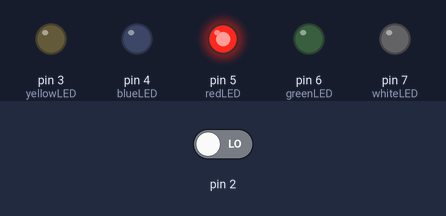
The sketch below on a simulated Arduino Uno, built with avr-gcc and run on an emulated ATmega328P. Parts: output pins drawn as LEDs (lit = HIGH). The test bench sets the inputs (shaded band); at power-on: pin 2 LOW. Random numbers use the default seed unless the sketch sets one.

Above: at 0.1 s.
At 4.7 s:
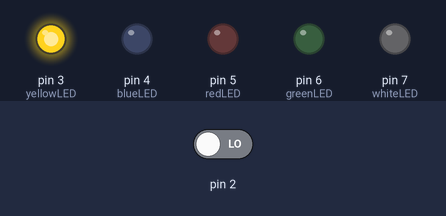
4.8 s: pin 2 driven HIGH
At 7.3 s:
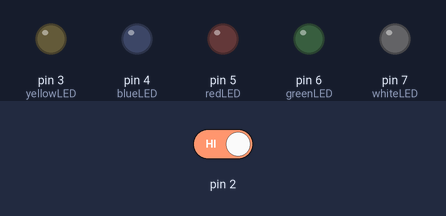
Timing chart, 0 to 21.4 s (numbered marks = the images above; inputs shaded):
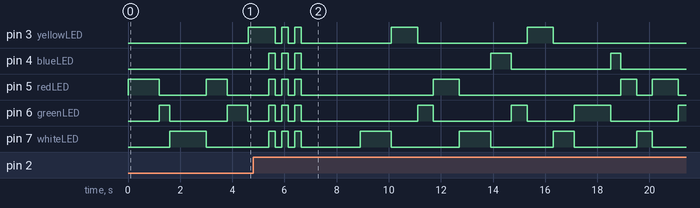

The sketch:

reactGame_Prototype.ino
```cpp
//Definerer alle lampene til pin og setter som variabler for senere bruk
#define yellowLED 3
#define blueLED 4
#define redLED 5
#define greenLED 6
#define whiteLED 7

// Tilfeldig tider lysene kan lyse i
int timesOn[] = {400, 600, 800, 1000, 1200};

// Tilfeldig forsinkelse mellom lysene
int delayTimes[] = {500, 700, 900, 1100, 1300};

//Variabler for å sjekke om lysene er på eller ikke
volatile boolean yellowLight = false;
volatile boolean blueLight = false;
volatile boolean redLight = false;
volatile boolean greenLight = false;
volatile boolean whiteLight = false;

// For å sjekke om man har vunnet.
volatile boolean isWinner = false;


void setup() {
  pinMode(yellowLED, OUTPUT); //Gult lys
  pinMode(blueLED, OUTPUT); // Blått lys
  pinMode(redLED, OUTPUT); // Rødt lys
  pinMode(greenLED, OUTPUT); // Grønt lys
  pinMode(whiteLED, OUTPUT); // Hvitt lys

  attachInterrupt(digitalPinToInterrupt(2), checkWinnerYellow, CHANGE); // Gul knapp
  attachInterrupt(digitalPinToInterrupt(18), checkWinnerBlue, CHANGE); // Blå knapp
  attachInterrupt(digitalPinToInterrupt(19), checkWinnerRed, CHANGE); // Rød knapp
  attachInterrupt(digitalPinToInterrupt(20), checkWinnerGreen, CHANGE); // Grønn knapp
  attachInterrupt(digitalPinToInterrupt(21), checkWinnerWhite, CHANGE); // Hvit knapp
  turnOffLEDs();

}

void loop() {
  //Velger et tilfeldig lys
  int randomLED = random(1,6);
  //Velger en tilfeldig tid lyset skal være tent fra listen(array) definert over
  int timeLEDIsLit = timesOn[random(5)];
  //Skrur på det valgte lyset
  lightLED(randomLED, timeLEDIsLit);
  //Skrur av alle lys
  turnOffLEDs();
  //pauser i tilfeldig valgt tid fra listen definert over
  int delayTime = delayTimes[random(5)];
  //Sjekker om vinner variabelen er sann
  if (isWinner) {
    //Hvis det er en vinner, setter vinner variabelen tilbake til falsk
    //og deretter utfører vinner sekvensen
    isWinner = false;
    winner();
  }
}

//Metode for å skru på tilfeldig lys
//Bruker switch-case for å skille de forskjellige mulighetene
//Hvert tilfelle skrur på hvert sitt lys og setter tilhørende variabel til sann
void lightLED(int led, int duration) {
  switch (led) {
    case 1: // Gul
      digitalWrite(yellowLED, HIGH);
      yellowLight = true;
      break;
     case 2: //Blå
      digitalWrite(blueLED, HIGH);
      blueLight = true;
      break;
     case 3: // Rød
      digitalWrite(redLED, HIGH);
      redLight = true;
      break;
     case 4: // Grønn
      digitalWrite(greenLED, HIGH);
      greenLight = true;
      break;
     case 5: // Hvit
      digitalWrite(whiteLED, HIGH);
      whiteLight = true;
      break;
     default:
      break;
     }
     //vent forsinkelses tiden
     delay(duration);
     // Nullstiller alle variabler for påskrudd lys
     yellowLight = false;
     blueLight = false;
     redLight = false;
     greenLight = false;
     whiteLight = false;
   }

//Metode for å skru alle lys av
void turnOffLEDs() {
  digitalWrite(yellowLED, LOW);
  digitalWrite(blueLED, LOW);
  digitalWrite(redLED, LOW);
  digitalWrite(greenLED, LOW);
  digitalWrite(whiteLED, LOW);
  }

//Metode for å indikere et vinn
void winner() {
  // Alle lys blinker 3 ganger hver gang man trykker på riktig knapp til riktig tid
  for (int i=0; i<3; i++) {
    digitalWrite(3, HIGH);
    digitalWrite(4, HIGH);
    digitalWrite(5, HIGH);
    digitalWrite(6, HIGH);
    digitalWrite(7, HIGH);
    delay(250);
    digitalWrite(3, LOW);
    digitalWrite(4, LOW);
    digitalWrite(5, LOW);
    digitalWrite(6, LOW);
    digitalWrite(7, LOW);
    delay(250);
  }
  delay(2000);
}

//Metode kalt når gul knapp trykkes
void checkWinnerYellow() {
  //Hvis variabel for gult lys er sann
  if(yellowLight) {
    // Sett variabel for vinner til sann
    isWinner = true;
  }
}

//Metode kalt når blå knapp trykkes
void checkWinnerBlue() {
  //Hvis variabel for blått lys er sann
  if(blueLight) {
    //Sett variabel for vinner til sann
    isWinner = true;
  }
}

//Metode kalt når rød knapp trykkes
void checkWinnerRed() {
  //Hvis variabel for rødt lys er sann
  if(redLight) {
    //Sett variabel for vinner til sann
    isWinner = true;
  }
}

//Metode kalt når grønn knapp trykkes
void checkWinnerGreen() {
  //Hvis variabel for grønt lys er sann
  if(greenLight) {
    //Sett variabel for vinner til sann
    isWinner = true;
   }
}

//Metode kalt når hvit knapp trykkes
void checkWinnerWhite() {
  //Hvis variabel for hvitt lys er sann
  if(whiteLight) {
    //Sett variabel for vinner til sann
    isWinner = true;
  }
}
```
